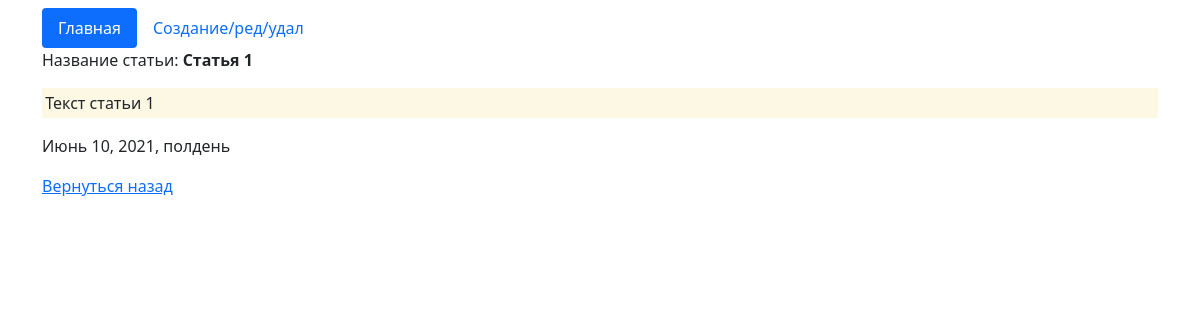
/detail/1, run on the app's committed database.
### core/models.py (models this page shows, shortened)
class Articles(models.Model):
    create_date = models.DateTimeField(auto_now=True, verbose_name='Дата Создания')
    name = models.CharField(max_length=50, verbose_name='Название')
    text = models.TextField(verbose_name='Текст Статьи')
    class Meta:
        verbose_name = 'Статья'
        verbose_name_plural = 'Статьи'

### core/views.py (the view)
# urls.py: path('detail/<int:pk>', views.HomeDetailView.as_view(), name='detail_page'),
class HomeDetailView(DetailView):
    model = Articles
    template_name = 'core/detail_page.html'
    context_object_name = "get_article"

### core/templates/core/detail_page.html
{% extends 'core/home.html' %}
{% block content %}
<p>Название статьи: <strong>{{ get_article.name }}</strong></p>
<p class="mark">{{ get_article.text }}</p>
<p>{{ get_article.create_date }}</p>
<p><span class="float-start me-4"><a href="/">Вернуться назад</a></span></p>
{% endblock %}

### data on the page
Articles: name "Статья 1", text "Текст статьи 1", create_date "Июнь 10, 2021, полдень"
